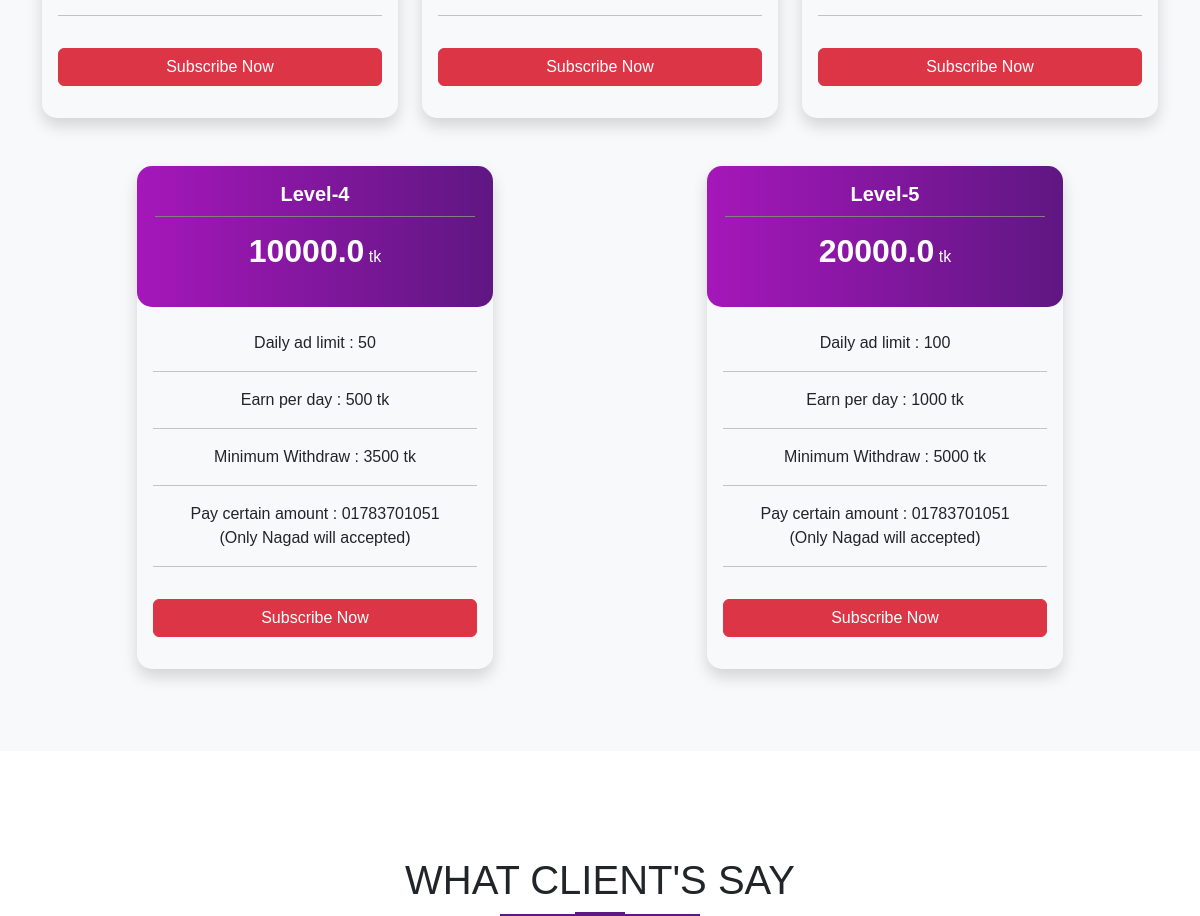
The app's page / (middle part), older data.
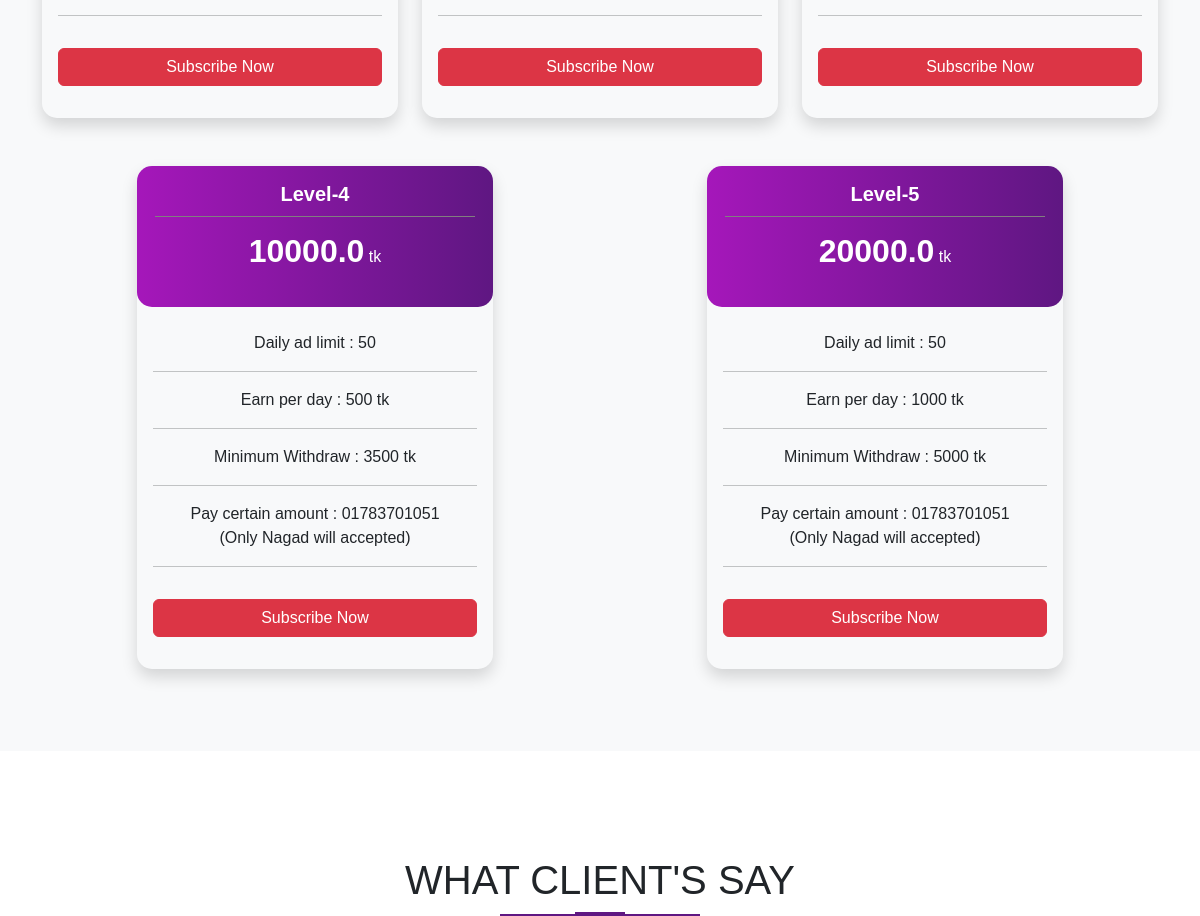
The same page, newer data.
### pricing/models.py (models this page shows, shortened)
class Pricing(models.Model):
    plan_name = models.CharField(max_length=255)
    amount = models.FloatField()
    earn_per_day = models.IntegerField()
    minimum_withdraw = models.IntegerField()
    ad_limit = models.IntegerField(blank=True, null=True)
    slug = AutoSlugField(populate_from='plan_name', null=True, blank=True)
    created_at = models.DateTimeField(auto_now_add=True)
    updated_at = models.DateTimeField(auto_now=True)

### core/views.py (the view)
# urls.py: path('', views.index),
def index(request):
    all_pricing = Pricing.objects.all()
    context = {
        'all_pricing': all_pricing
    }
    return render(request, 'core/index.html', context)

### templates/core/index.html (shortened to what this page needs)
{% extends 'core/base.html' %}
{% load static %}
{% block content %}
    {% if not request.user.is_subscribed %}
    <section id="about-us">
      <div class="container">
          <div class="row">
            {% for pricing in all_pricing %}
            <div class="col-lg-4 col-md-6 mx-auto mb-3">
              <div class="plan my-3 text-center shadow">
                <div class="plan-header mb-2 py-3">
                  <h5 class="fw-bold">{{ pricing.plan_name }}</h5>
                  <div class="separator"></div>
                  <p><span class="amount fw-bold">{{ pricing.amount }}</span> tk</p>
                </div>
                <div class="plan-body p-3">
                  <p>Daily ad limit : {{ pricing.ad_limit }}</p>
                  <hr>
                  <p>Earn per day : {{ pricing.earn_per_day }} tk</p>
                  <hr>
                  <p>Minimum Withdraw : {{ pricing.minimum_withdraw }} tk</p>
                  <hr>
                  <p>Pay certain amount : 01783701051 <br> (Only Nagad will accepted)</p>
                  <hr>
                  <a class="btn btn-danger w-100 my-3" href="{% url 'get_plan' pricing.slug %}">Subscribe Now</a>
                </div>
              </div>
            </div>
            {% endfor %}
          </div>
      </div>
    </section>
    {% endif %}
    <section id="testimonials">
      <div class="container">
        <h1 class="title text-center">WHAT CLIENT'S SAY</h1>
      </div>
    </section>
    {% endblock content %}

Row changes from the older to the newer data that the page shows:
changed Pricing "Level-5": ad_limit "100" → "50"
